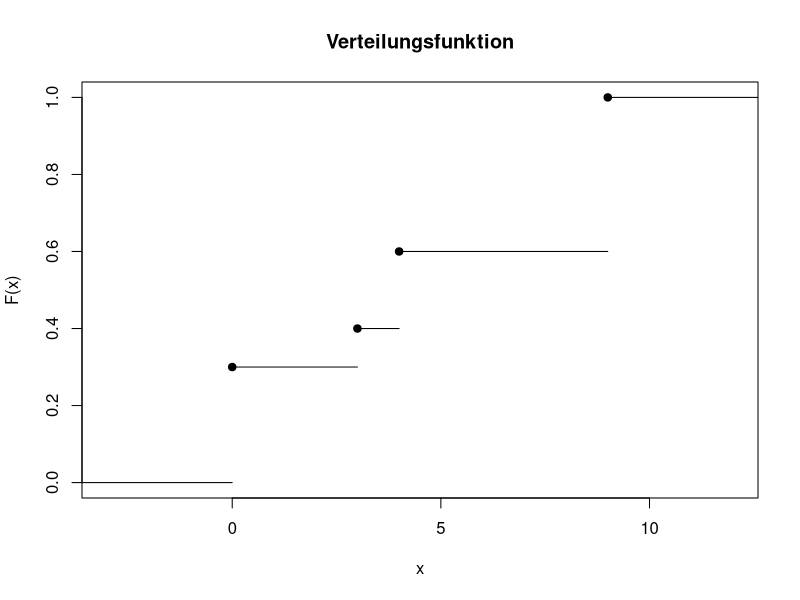
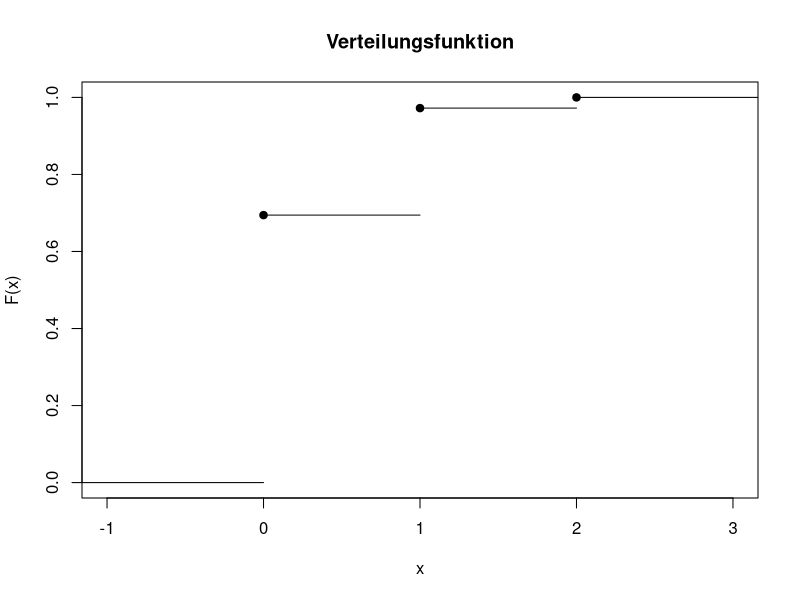
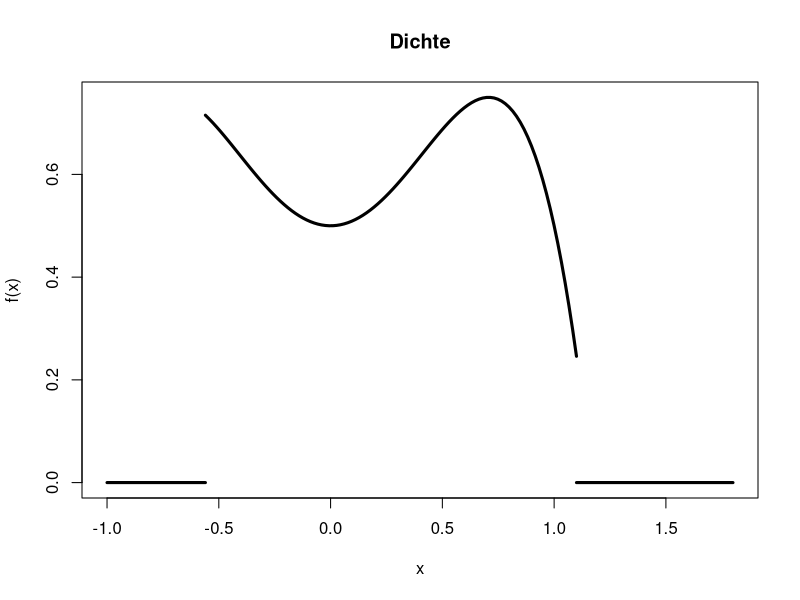
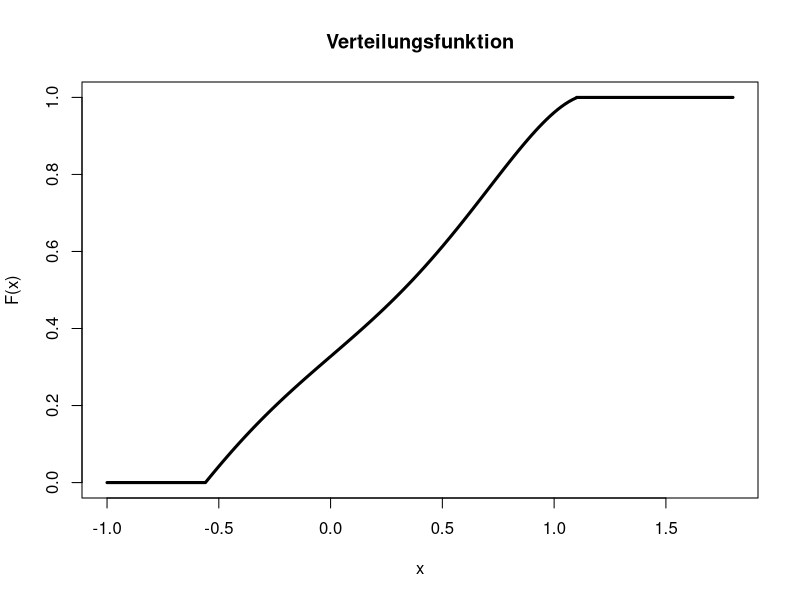
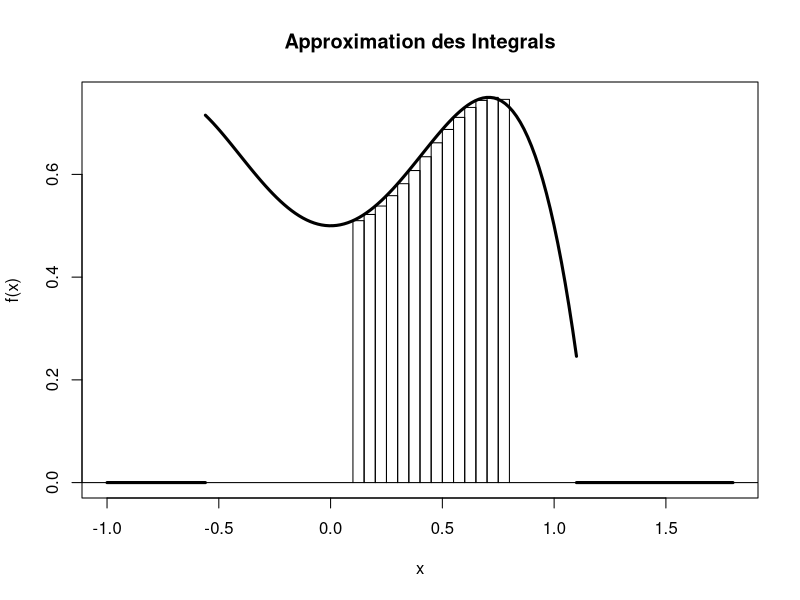
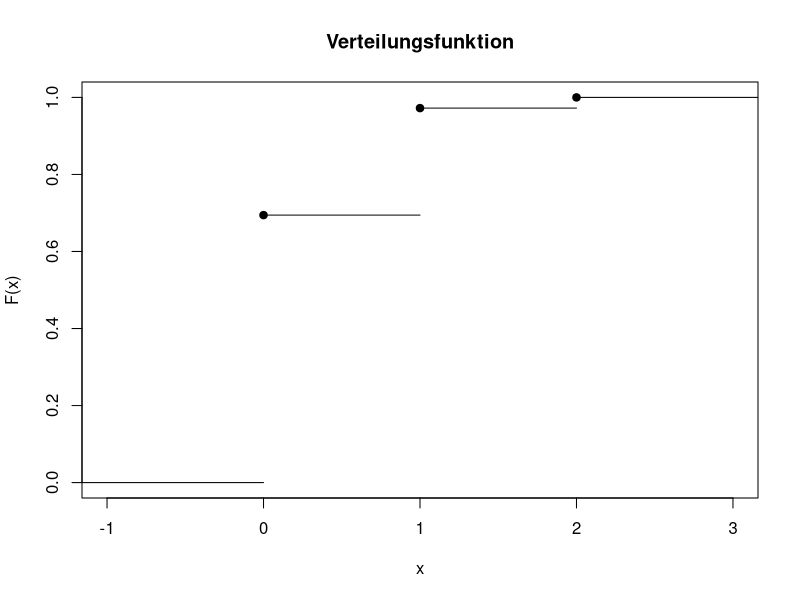
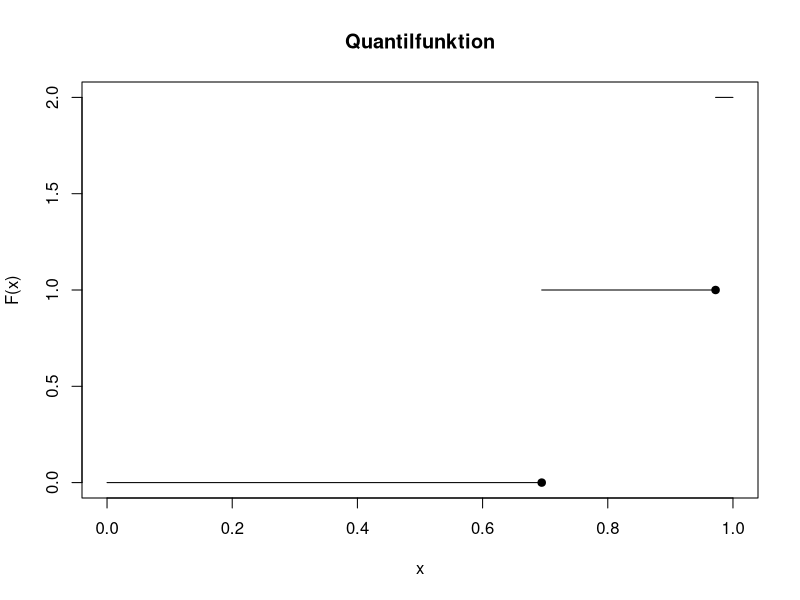

R code for these plots, in order:
## ---- chunk 1
x <- c(0,3,4,9)
y <- c(0,0.3,0.4,0.6,1)
plot(stepfun(x,y),
     verticals=FALSE, 
     pch=19,
     xlab="x",
     ylab="F(x)",
     main="Verteilungsfunktion")
## ---- chunk 2
x <- c(0,1,2)
y <- c(0,25/36,35/36,1)
plot(stepfun(x,y),
     verticals=FALSE, 
     pch=19,
     xlab="x",
     ylab="F(x)",
     main="Verteilungsfunktion")
## ---- chunk 3
x <- c(-1,-0.56,NA,seq(-0.56,1.1,length=100),NA,1.1,1.8)
f <- 0.5-x^4+x^2
f[c(1,2,105,106)] <- 0
plot(x,f,t="l",lwd=3,
     xlab="x",ylab="f(x)",main="Dichte")
## ---- chunk 4
x <- c(-1,-0.56,seq(-0.56,1.1,length=100),1.1,1.8)
f <- x^3/3-x^5/5+x/2+0.3275
f[c(1,2)] <- 0
f[c(103,104)] <- 1
plot(x,f,t="l",lwd=3,
     xlab="x",ylab="F(x)",main="Verteilungsfunktion")
## ---- chunk 5
x <- c(-1,-0.56,NA,seq(-0.56,1.1,length=100),NA,1.1,1.8)
f <- function(x) 0.5-x^4+x^2
ff <- f(x)
ff[c(1,2,105,106)] <- 0
plot(x,ff,t="l",lwd=3,
     xlab="x",ylab="f(x)",main="Approximation des Integrals")
abline(h=0)
dx <- 0.05
g <- seq(0.1,0.8,by=dx)
for(i in 1:(length(g)-1)){
  lines(c(g[i],g[i],g[i]+dx,g[i]+dx),c(0,f(g[i]),f(g[i]),0))
}
## ---- chunk 6
dx <- 0.001
x <- seq(from=0.1, to=0.8, by=dx)
## ---- chunk 7
f <- 0.5 - x^4 + x^2
## ---- chunk 8
sum(f*dx)
## ---- chunk 9
x <- c(0,1,2)
y <- c(0,25/36,35/36,1)
plot(stepfun(x,y),
     verticals=FALSE, 
     pch=19,
     xlab="x",
     ylab="F(x)",
     main="Verteilungsfunktion")
## ---- chunk 10
p <- c(0,25/36,35/36,1)
Q <- c(0,1,2)
plot(p[1:2],Q[c(1,1)],
     t="l",
     xlab="x",
     ylab="F(x)",
     xlim=c(0,1),
     ylim=c(0,2),
     main="Quantilfunktion")
for(i in 2:length(Q)) lines(p[c(i,i+1)],Q[c(i,i)])
points(p[2:3],Q[1:2],pch=19)
## ---- chunk 11
dx <- 0.001
x <- seq(-0.56, 1.1, by=dx)
## ---- chunk 12
f <- -x^4+x^2+0.5
## ---- chunk 13
sum(x*f*dx)
## ---- chunk 14
dx <- 0.001
x <- seq(-0.56, 1.1, by=dx)
## ---- chunk 15
f <- -x^4+x^2+0.5
## ---- chunk 16
sum((x-0.2754)^2*f*dx)
## ---- chunk 17
sum(x^2*f*dx)-0.2754^2
